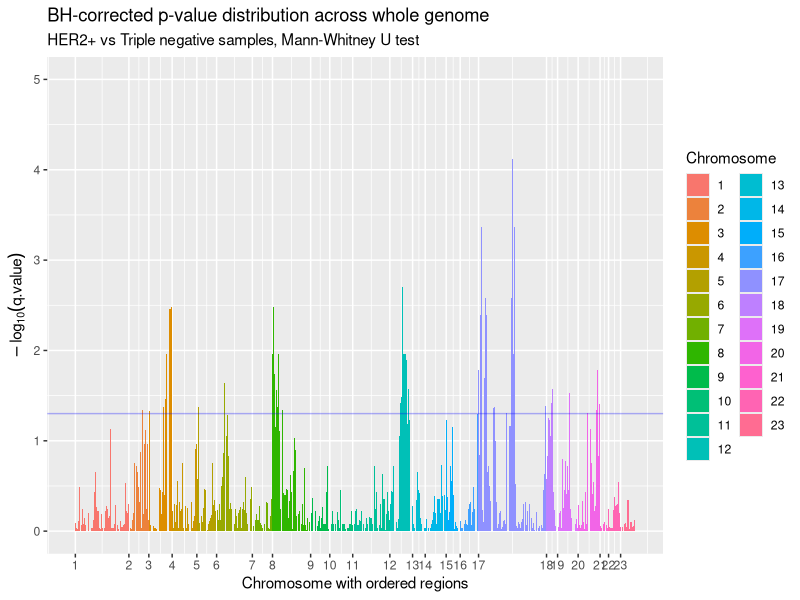
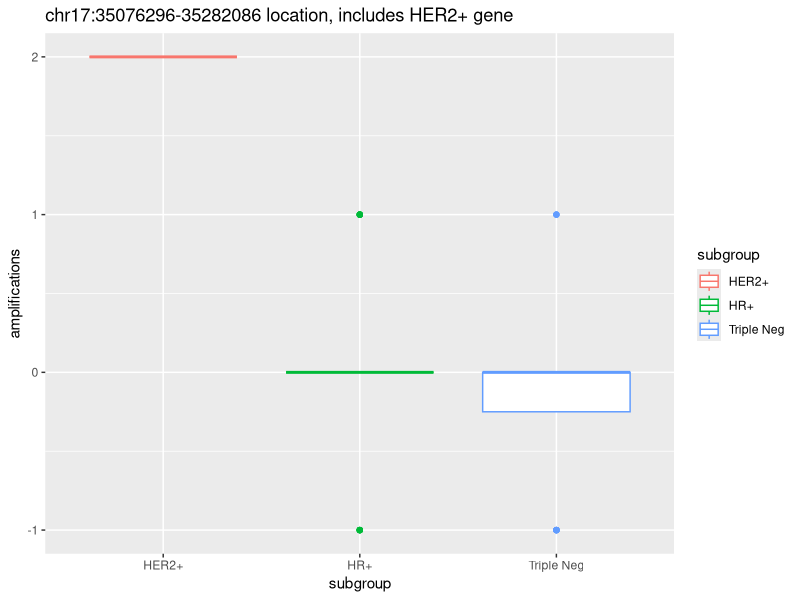
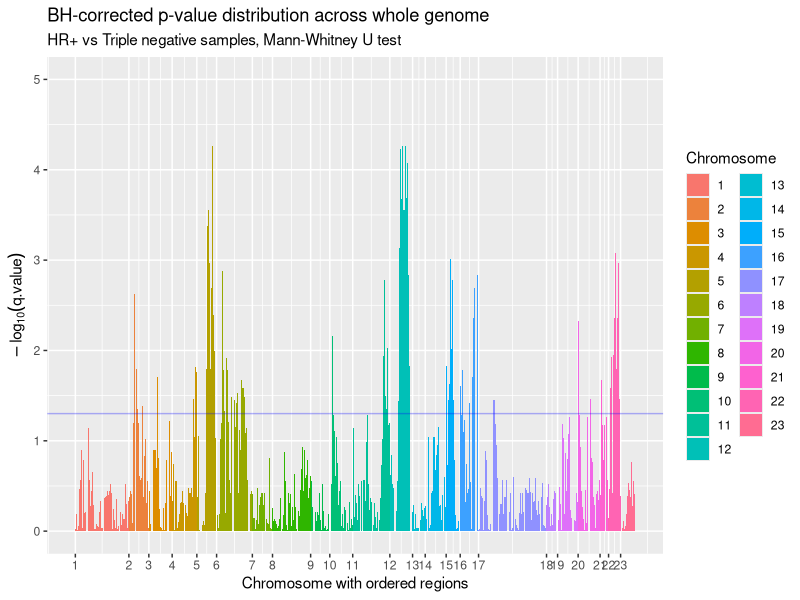
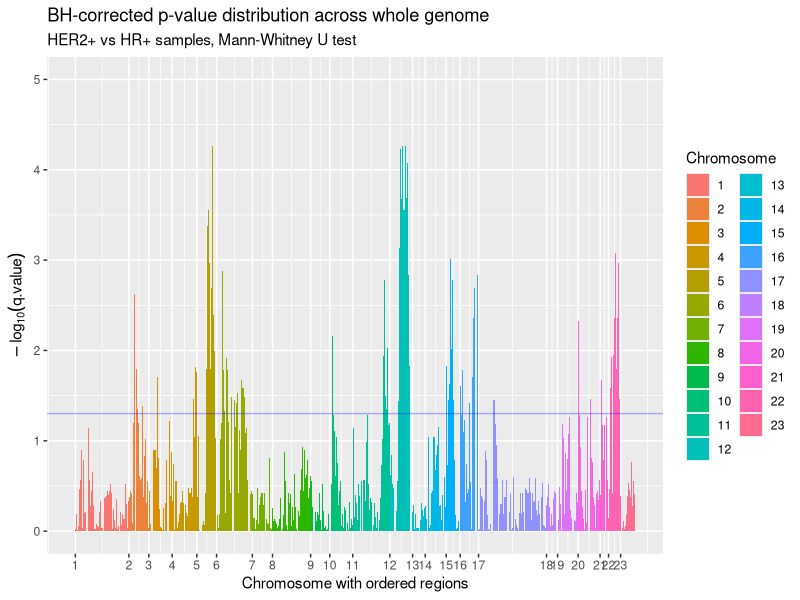
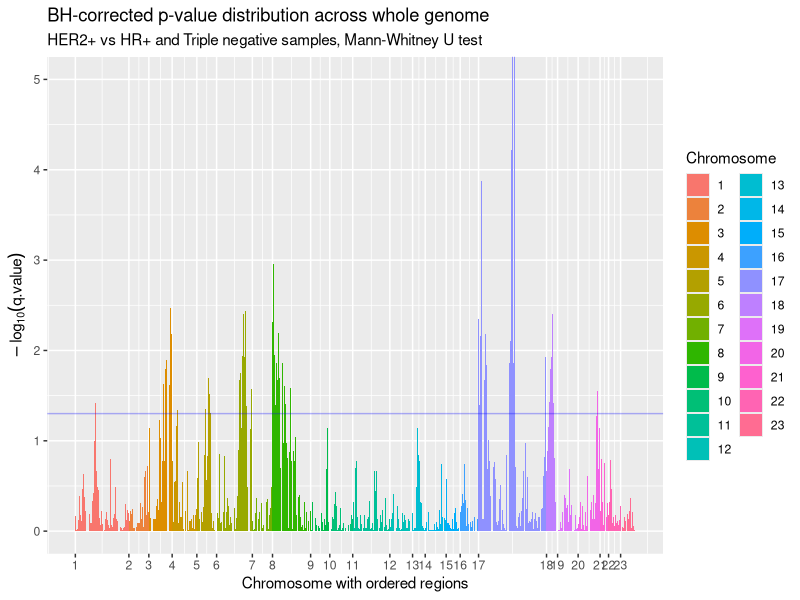
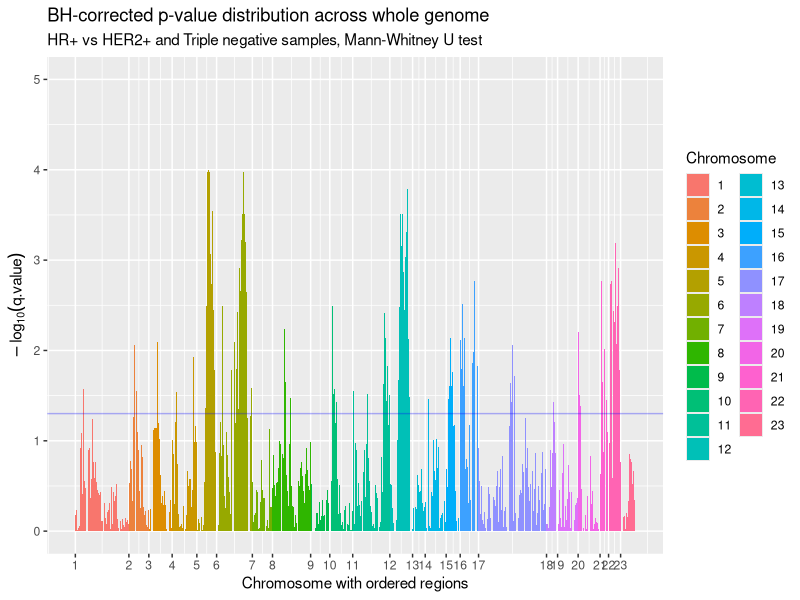
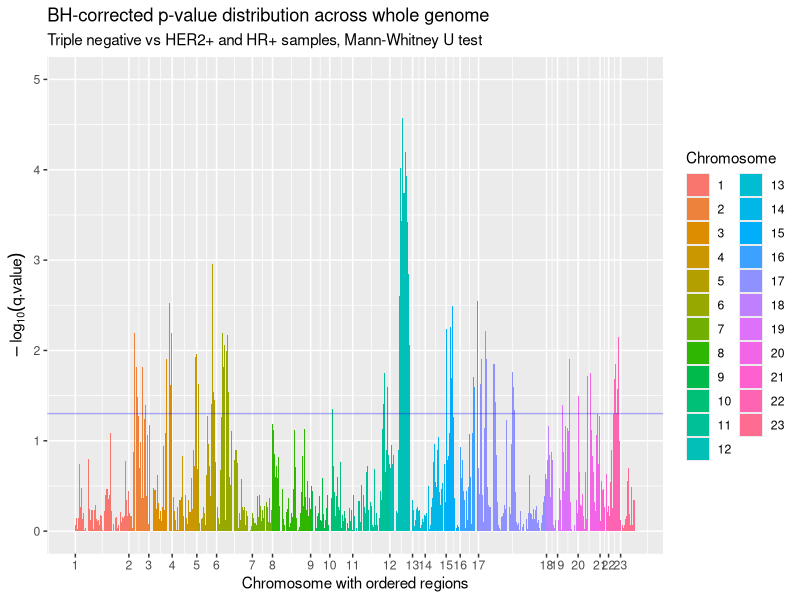

Reproduce these figures in R, in order.
## ---- chunk 1
knitr::opts_chunk$set(echo = FALSE)
knitr::opts_chunk$set(fig.width=10)
## ---- chunk 2
library(tidyverse)
library(knitr)
## ---- chunk 3
data<-read_tsv('../data/Train_call.txt')
labels<-read_tsv('../data/Train_clinical.txt')%>%
  rename(sample=Sample,subgroup=Subgroup)
## ---- chunk 4
data%>%head()%>%select(1:10)%>%kable()
## ---- chunk 5
labels%>%head()%>%kable()
## ---- chunk 6
HER2_samples <- labels%>%
  filter(subgroup=='HER2+')%>%
  pull(sample)

HR_samples <- labels%>%
  filter(subgroup=='HR+')%>%
  pull(sample)

triple_neg_samples <- labels%>%
  filter(subgroup=='Triple Neg')%>%
  pull(sample)

HER2_data = data%>%select(one_of(HER2_samples))
HR_data = data%>%select(one_of(HR_samples))
triple_neg_data = data%>%select(one_of(triple_neg_samples))

id_to_chr_map = data%>%
  arrange(Chromosome,Start)%>%
  mutate(no=row_number())%>%
  distinct(Chromosome,.keep_all = TRUE)%>%
  select(Chromosome,no)
## ---- chunk 7
HER2_data%>%head()%>%select(1:10)%>%kable()
## ---- chunk 8
HR_data%>%head()%>%select(1:10)%>%kable()
## ---- chunk 9
triple_neg_data %>%head() %>%select(1:10)%>%kable()
## ---- chunk 10
test_results_her2_vs_tneg<-
  HER2_data%>%
  cbind(triple_neg_data)%>%
  rowwise()%>%
  summarise(test=list(wilcox.test(c_across(one_of(HER2_samples)),
                             c_across(one_of(triple_neg_samples)))))%>%
  mutate(chr = data$Chromosome, start = data$Start, end = data$End)%>%
  mutate(p.value = map_dbl(test,~.x$p.value))%>%
  mutate(q.value=p.adjust(p.value,method = 'BH'))
## ---- chunk 11
test_results_her2_vs_tneg%>%
  arrange(chr,start)%>%
  mutate(no = row_number())%>%
  ggplot(aes(x=no,y=-log(q.value),fill=as.factor(chr)))+
  geom_col()+
  geom_hline(yintercept = -log10(0.05),color='blue',alpha=0.3)+
  labs(title = 'BH-corrected p-value distribution across whole genome',
       subtitle = 'HER2+ vs Triple negative samples, Mann-Whitney U test',
       fill = 'Chromosome',
       x='Chromosome with ordered regions',
       y=expression(-log[10](q.value)))+
  coord_cartesian(ylim=c(0,5))+ 
  scale_x_continuous(breaks=id_to_chr_map$no,labels=id_to_chr_map$Chromosome)
## ---- chunk 12
HER2_significant_loc<-data%>%
  filter(Chromosome==17,Start==35076296)%>%
  t()%>%
  as.data.frame()%>%
  rename(amplifications=V1)%>%
  rownames_to_column('sample')%>%
  filter(str_detect(sample,'Array'))%>%
  full_join(labels,by='sample')

HER2_significant_loc%>%
  ggplot(aes(x=subgroup,y=amplifications,color=subgroup))+
  geom_boxplot()+
  labs(title = 'chr17:35076296-35282086 location, includes HER2+ gene')
## ---- chunk 13
test_results_hr_vs_tneg<-
  HR_data%>%
  cbind(triple_neg_data)%>%
  rowwise()%>%
  summarise(test=list(wilcox.test(c_across(one_of(HR_samples)),
                                  c_across(one_of(triple_neg_samples)))))%>%
  mutate(chr = data$Chromosome, start = data$Start, end = data$End)%>%
  mutate(p.value = map_dbl(test,~.x$p.value))%>%
  mutate(q.value=p.adjust(p.value,method = 'BH'))

test_results_hr_vs_tneg%>%
  arrange(chr,start)%>%
  mutate(no = row_number())%>%
  ggplot(aes(x=no,y=-log(q.value),fill=as.factor(chr)))+
  geom_col()+
  geom_hline(yintercept = -log10(0.05),color='blue',alpha=0.3)+
  labs(title = 'BH-corrected p-value distribution across whole genome',
       subtitle = 'HR+ vs Triple negative samples, Mann-Whitney U test',
       fill = 'Chromosome',
       x='Chromosome with ordered regions',
       y=expression(-log[10](q.value)))+
  coord_cartesian(ylim=c(0,5))+ 
  scale_x_continuous(breaks=id_to_chr_map$no,labels=id_to_chr_map$Chromosome)

## ---- chunk 14
test_results_her2_vs_hr<-
  HR_data%>%
  cbind(HER2_data)%>%
  rowwise()%>%
  summarise(test=list(wilcox.test(c_across(one_of(HER2_samples)),
                                  c_across(one_of(HR_samples)))))%>%
  mutate(chr = data$Chromosome, start = data$Start, end = data$End)%>%
  mutate(p.value = map_dbl(test,~.x$p.value))%>%
  mutate(q.value=p.adjust(p.value,method = 'BH'))

test_results_hr_vs_tneg%>%
  arrange(chr,start)%>%
  mutate(no = row_number())%>%
  ggplot(aes(x=no,y=-log(q.value),fill=as.factor(chr)))+
  geom_col()+
  geom_hline(yintercept = -log10(0.05),color='blue',alpha=0.3)+
  labs(title = 'BH-corrected p-value distribution across whole genome',
       subtitle = 'HER2+ vs HR+ samples, Mann-Whitney U test',
       fill = 'Chromosome',
       x='Chromosome with ordered regions',
       y=expression(-log[10](q.value)))+
  coord_cartesian(ylim=c(0,5))+ 
  scale_x_continuous(breaks=id_to_chr_map$no,labels=id_to_chr_map$Chromosome)
## ---- chunk 15
test_results_her2_vs_else<-
  data%>%
  select(-1:-4)%>%
  rowwise()%>%
  summarise(test=list(wilcox.test(c_across(one_of(HER2_samples)),
                                  c_across(one_of(c(HR_samples,triple_neg_samples))))))%>%
  mutate(chr = data$Chromosome, start = data$Start, end = data$End)%>%
  mutate(p.value = map_dbl(test,~.x$p.value))%>%
  mutate(q.value=p.adjust(p.value,method = 'BH'))

test_results_her2_vs_else%>%
  arrange(chr,start)%>%
  mutate(no = row_number())%>%
  ggplot(aes(x=no,y=-log(q.value),fill=as.factor(chr)))+
  geom_col()+
  geom_hline(yintercept = -log10(0.05),color='blue',alpha=0.3)+
  labs(title = 'BH-corrected p-value distribution across whole genome',
       subtitle = 'HER2+ vs HR+ and Triple negative samples, Mann-Whitney U test',
       fill = 'Chromosome',
       x='Chromosome with ordered regions',
       y=expression(-log[10](q.value)))+
  coord_cartesian(ylim=c(0,5))+ 
  scale_x_continuous(breaks=id_to_chr_map$no,labels=id_to_chr_map$Chromosome)
## ---- chunk 16
test_results_hr_vs_else<-
  data%>%
  select(-1:-4)%>%
  rowwise()%>%
  summarise(test=list(wilcox.test(c_across(one_of(HR_samples)),
                                  c_across(one_of(c(HER2_samples,triple_neg_samples))))))%>%
  mutate(chr = data$Chromosome, start = data$Start, end = data$End)%>%
  mutate(p.value = map_dbl(test,~.x$p.value))%>%
  mutate(q.value=p.adjust(p.value,method = 'BH'))

test_results_hr_vs_else%>%
  arrange(chr,start)%>%
  mutate(no = row_number())%>%
  ggplot(aes(x=no,y=-log(q.value),fill=as.factor(chr)))+
  geom_col()+
  geom_hline(yintercept = -log10(0.05),color='blue',alpha=0.3)+
  labs(title = 'BH-corrected p-value distribution across whole genome',
       subtitle = 'HR+ vs HER2+ and Triple negative samples, Mann-Whitney U test',
       fill = 'Chromosome',
       x='Chromosome with ordered regions',
       y=expression(-log[10](q.value)))+
  coord_cartesian(ylim=c(0,5))+ 
  scale_x_continuous(breaks=id_to_chr_map$no,labels=id_to_chr_map$Chromosome)
## ---- chunk 17
test_results_triple_neg_vs_else<-
  data%>%
  select(-1:-4)%>%
  rowwise()%>%
  summarise(test=list(wilcox.test(c_across(one_of(triple_neg_samples)),
                                  c_across(one_of(c(HER2_samples,HR_samples))))))%>%
  mutate(chr = data$Chromosome, start = data$Start, end = data$End)%>%
  mutate(p.value = map_dbl(test,~.x$p.value))%>%
  mutate(q.value=p.adjust(p.value,method = 'BH'))

test_results_triple_neg_vs_else%>%
  arrange(chr,start)%>%
  mutate(no = row_number())%>%
  ggplot(aes(x=no,y=-log(q.value),fill=as.factor(chr)))+
  geom_col()+
  geom_hline(yintercept = -log10(0.05),color='blue',alpha=0.3)+
  labs(title = 'BH-corrected p-value distribution across whole genome',
       subtitle = 'Triple negative vs HER2+ and HR+ samples, Mann-Whitney U test',
       fill = 'Chromosome',
       x='Chromosome with ordered regions',
       y=expression(-log[10](q.value)))+
  coord_cartesian(ylim=c(0,5))+ 
  scale_x_continuous(breaks=id_to_chr_map$no,labels=id_to_chr_map$Chromosome)
